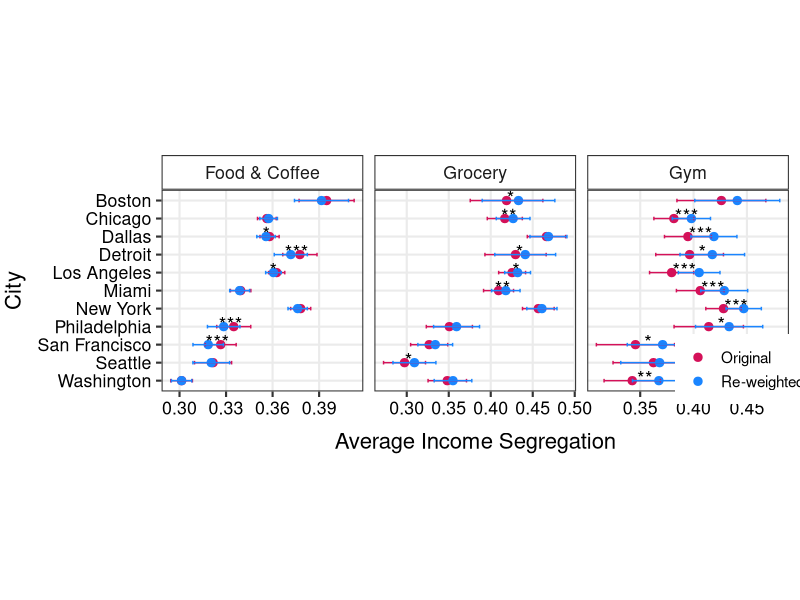
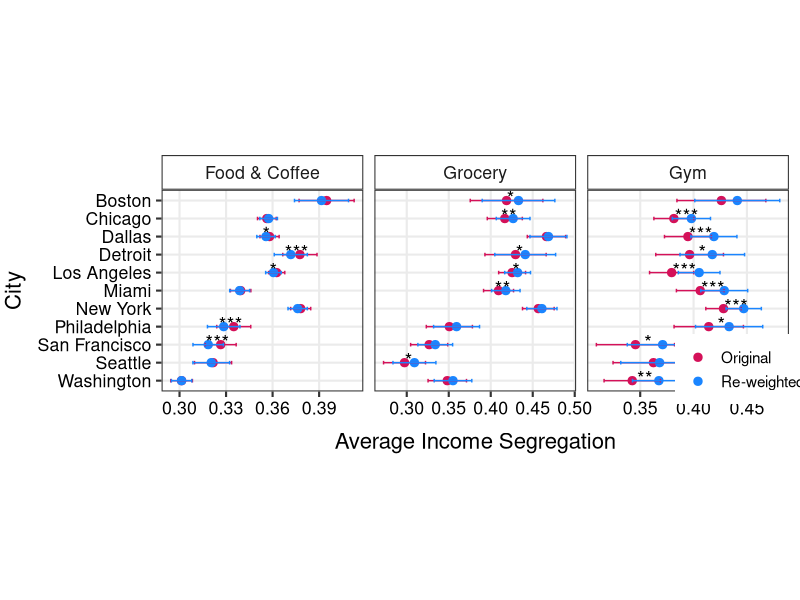

These figures' R source, in order:
## CODE TO RECREATE FIGURE 4 ##

# read in packages
library(tidyverse)


# read in csv
ave_orig_and_reweighted_seg_by_city_fig4 <- read.csv("fig4.csv")


# plot Figure 4
p_fig4 <- ggplot(ave_orig_and_reweighted_seg_by_city_fig4, aes(x = seg, y = fct_rev(city), group = seg_label)) + 
  geom_point(aes(color = seg_label), size = 2.5) +
  geom_errorbar(aes(xmin = seg - std_error_x2, xmax = seg + std_error_x2, width = 0.2, color = seg_label), show.legend = FALSE) +
  scale_color_manual(values = c("#D41159", "#1A85ff")) +
  labs(x = "Average Income Segregation", y="City", color = "") +
  facet_grid(.~poi_type, scales ="free_x") +
  theme_bw(base_size = 16) +
  theme(strip.background =element_rect(fill="white"),
        panel.grid.minor = element_blank(),
        aspect.ratio = 1, 
        axis.title.y = element_text(color = "black", vjust = +2.25),
        axis.title.x = element_text(color = "black", vjust = -0.75),
        axis.text.x = element_text(color = "black"),
        axis.text.y = element_text(color = "black",),
        legend.title = element_blank(),
        legend.text = element_text(size = 11),
        legend.position = "inside",
        legend.position.inside = c(0.93,0.11)) +
  geom_text(aes(label = sig_label_fc), nudge_y = 0.15, nudge_x = -0.002, size.unit = "pt", size = 14) +
  geom_text(aes(label = sig_label_grocery), nudge_y = 0.15, nudge_x = 0.005, size.unit = "pt", size = 14) +
  geom_text(aes(label = sig_label_gym), nudge_y = 0.15, nudge_x = 0.012, size.unit = "pt", size = 14)


# print Figure 4
p_fig4

# save Figure 4 at this size
ggsave("p_fig4.png", p_fig4, width = 14, height = 5, units = "in")
